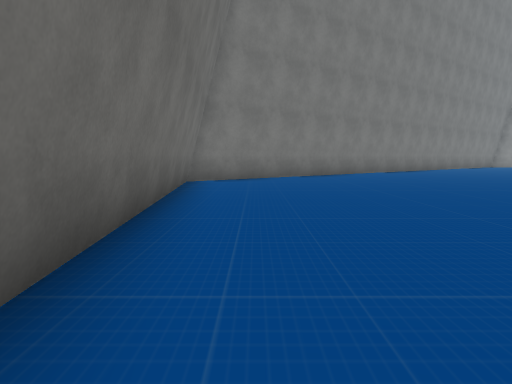
[1] (above)

18 first-person views from a walk through a 3-D level made in the Unity game engine. The camera is 1.3 m above the floor, tilts 6° down and sees 75° across. The floor is counted in squares, 2 m on a side. Each view is taken from the middle of a square. On the plan, view 1 faces up. The plan holds only what a view shows up to about 10 squares ahead; the rest is blank. The place goes on beyond the plan. Some animated figures are left out. Some surface patterns are stand-ins.

[2]
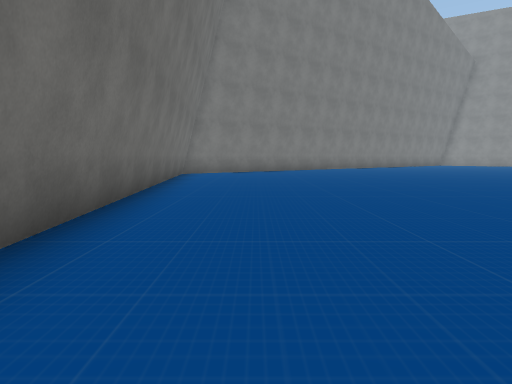

[3]
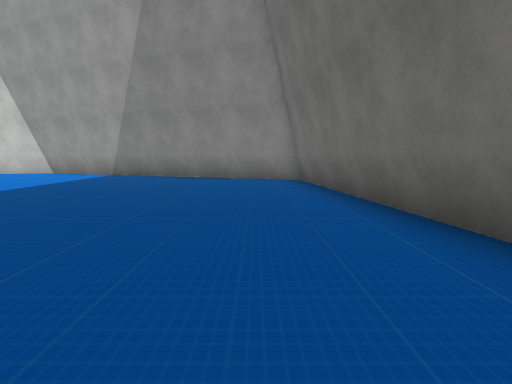

[4]
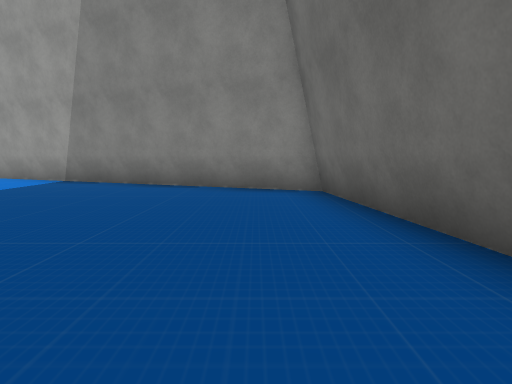

[5]
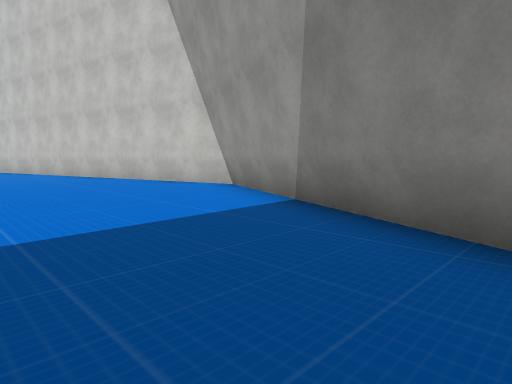

[6]
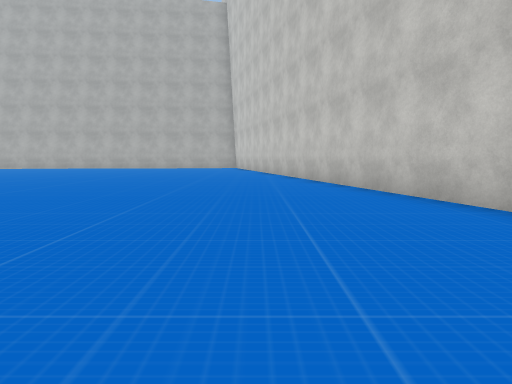

[7]
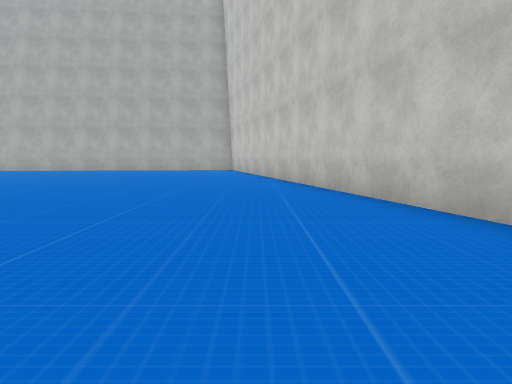

[8]
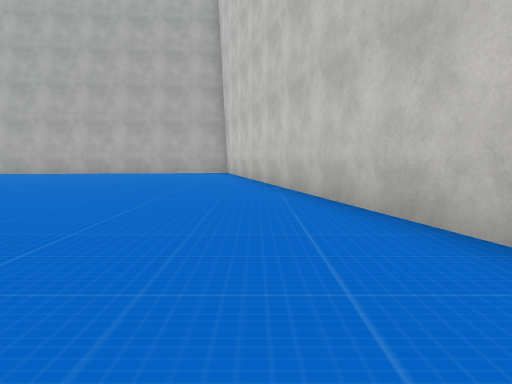

[9]
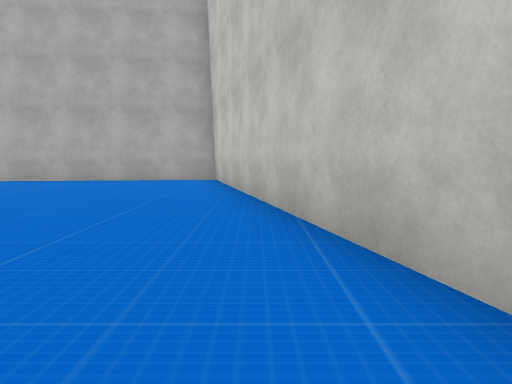

[10]
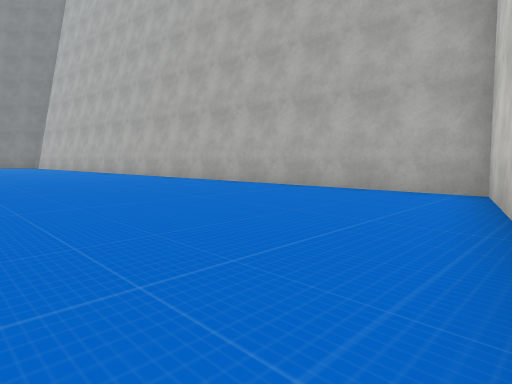

[11]
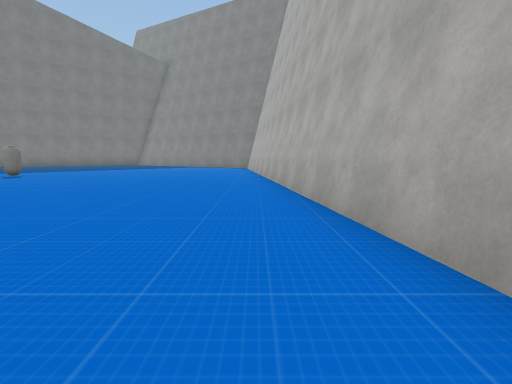

[12]
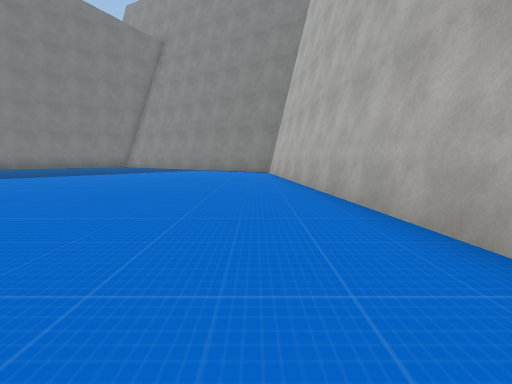

[13]
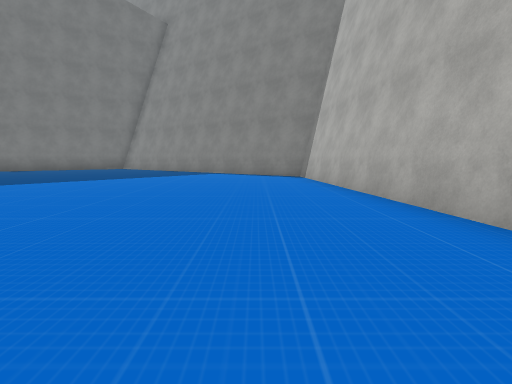

[14]
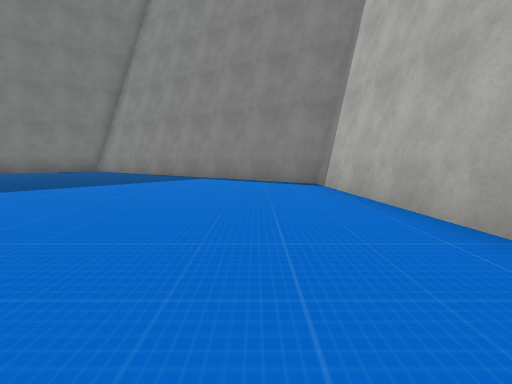

[15]
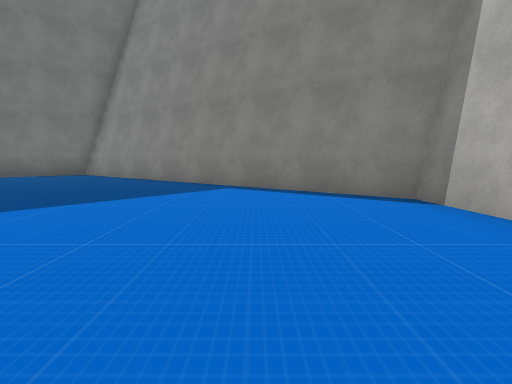

[16]
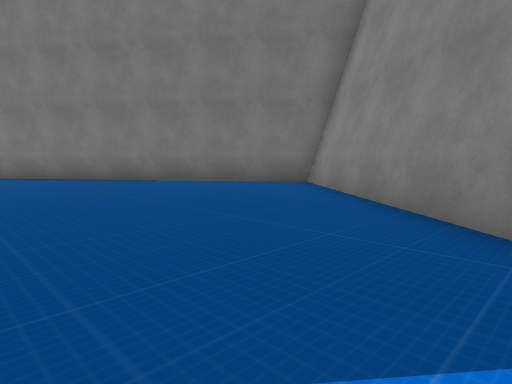

[17]
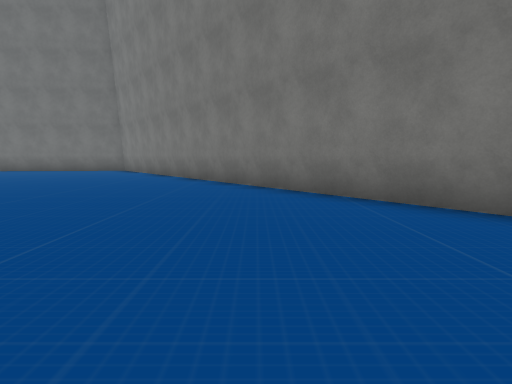

[18]
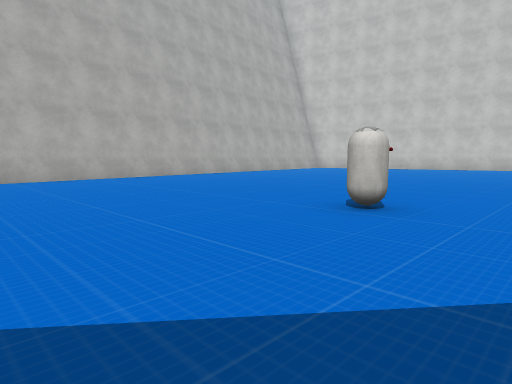

### Floor plan
Points are (right, up) in squares from view 1. A wall is a line through its corners. A room is listed if a view was taken in it or the views show most of it. See-through windows are left out.
Room 1 (views 1, 2, 3, 4, 5, 6, 7, 8, 9, 10, 11, 12, 13, 14, 15, 16, 17, 18)
walls: (0.1, 10.2) (-1.7, 8.8) (-0.1, -7.3) (9.2, -11.2) (25.6, -6.8) (23.6, 14.2) (14.9, 21.1) (3.9, 13)
objects: other object (16, 6)

Positions as (right, up) in squares from view 1, and headings:
1: (0, 0), facing up
2: (1, -4), facing up
3: (1, 2), facing down
4: (1, -1), facing down
5: (3, -6), facing down-right
6: (6, -8), facing right
7: (9, -8), facing right
8: (12, -8), facing right
9: (16, -8), facing right
10: (19, -8), facing up-right
11: (24, -5), facing up
12: (23, 0), facing up
13: (22, 3), facing up
14: (22, 6), facing up
15: (21, 9), facing up
16: (20, 14), facing up-left
17: (14, 15), facing left
18: (14, 10), facing down-right
